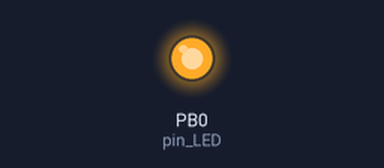
A sketch run on a simulated ATtiny85, built with avr-gcc and run on an emulated ATtiny85. On the bench: output pins drawn as LEDs (lit = HIGH).

Above: at 1.4 s.
At 5.9 s:
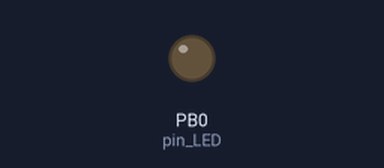
Timing chart, 0 to 7.6 s (numbered marks = the images above):
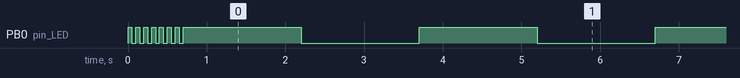

The sketch:

test_blink.ino
```cpp
// ATtiny85 Blink Test
// Software Pin 0 corresponds to Physical DIP Pin 5 on the ATtiny85
const byte pin_LED = 0;

void setup() {
  pinMode(pin_LED, OUTPUT);

  // Rapidly flash 7 times on startup so you immediately know it worked
  for (int k = 0; k < 7; k++) {
    digitalWrite(pin_LED, HIGH);
    delay(50);
    digitalWrite(pin_LED, LOW);
    delay(50);
  }
}

void loop() {
  // Steady 1-second blink
  digitalWrite(pin_LED, HIGH);
  delay(1500);
  digitalWrite(pin_LED, LOW);
  delay(1500);
}
```

Measured:
- by itself, PB0 (pin_LED): goes 6 × (LOW 0.05 s, HIGH 0.05 s), LOW 0.05 s, 43 × (HIGH 1.5 s, LOW 1.5 s), then HIGH
